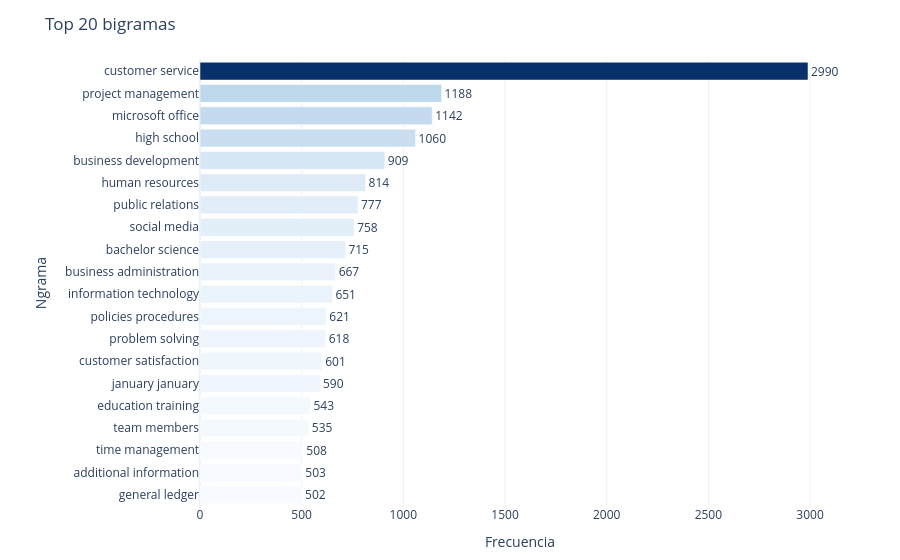
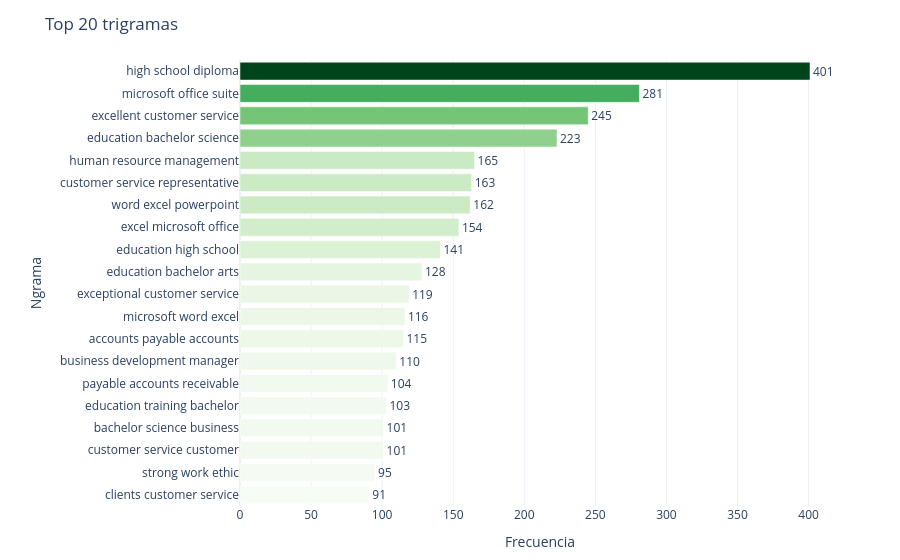

Write notebook code for charts like these, in order.
### Markdown cell above
Dentro de las palabras más frecuentes encontramos algunas como "sales", "business", "marketing", "development", que en este contexto suelen ser las palabras **cruciales** para diferenciar entre varios oficios. Y a partir de este conteo de palabras se eliminaron las palabras "company", "name", "city", "state", "experience" y "skills", debido a que estas eran las más frecuentes, pero no aportan información relevante.

### Code cell
def get_ngrams(token_lists, n, top_k=TOP_N):
    all_ngrams = [ng for tokens in token_lists for ng in ngrams(tokens, n)]
    freq = Counter(all_ngrams).most_common(top_k)
    return pd.DataFrame(
        [(' '.join(ng), cnt) for ng, cnt in freq],
        columns=['Ngrama', 'Frecuencia']
    ).sort_values('Frecuencia', ascending=True)

bigrams_df  = get_ngrams(df['clean_tokens'], 2)
trigrams_df = get_ngrams(df['clean_tokens'], 3)

# — Bigramas
fig4a = px.bar(
    bigrams_df,
    x='Frecuencia',
    y='Ngrama',
    orientation='h',
    text='Frecuencia',
    title=f'Top {TOP_N} bigramas',
    template=TEMPLATE,
    color='Frecuencia',
    color_continuous_scale='Blues',
)
fig4a.update_traces(textposition='outside')
fig4a.update_layout(
    height=max(400, TOP_N * 28),
    coloraxis_showscale=False,
    margin=dict(l=200, r=60, t=60, b=40),
)
fig4a.show()

# — Trigramas
fig4b = px.bar(
    trigrams_df,
    x='Frecuencia',
    y='Ngrama',
    orientation='h',
    text='Frecuencia',
    title=f'Top {TOP_N} trigramas',
    template=TEMPLATE,
    color='Frecuencia',
    color_continuous_scale='Greens',
)
fig4b.update_traces(textposition='outside')
fig4b.update_layout(
    height=max(400, TOP_N * 28),
    coloraxis_showscale=False,
    margin=dict(l=240, r=60, t=60, b=40),
)
fig4b.show()

### Figure 1 — Plotly figure (JSON) as saved in the notebook; plotly's stock layout.template omitted (floating-point values rounded to 4 significant figures)
{"data": [{"hovertemplate": "Frecuencia=%{marker.color}<br>Ngrama=%{y}<extra></extra>", "legendgroup": "", "marker": {"color": [502, 503, 508, 535, 543, 590, 601, 618, 621, 651, 667, 715, 758, 777, 814, 909, 1060, 1142, 1188, 2990], "coloraxis": "coloraxis", "pattern": {"shape": ""}}, "name": "", "orientation": "h", "showlegend": false, "text": [502.0, 503.0, 508.0, 535.0, 543.0, 590.0, 601.0, 618.0, 621.0, 651.0, 667.0, 715.0, 758.0, 777.0, 814.0, 909.0, 1060.0, 1142.0, 1188.0, 2990.0], "textposition": "outside", "type": "bar", "x": [502, 503, 508, 535, 543, 590, 601, 618, 621, 651, 667, 715, 758, 777, 814, 909, 1060, 1142, 1188, 2990], "xaxis": "x", "y": ["general ledger", "additional information", "time management", "team members", "education training", "january january", "customer satisfaction", "problem solving", "policies procedures", "information technology", "business administration", "bachelor science", "social media", "public relations", "human resources", "business development", "high school", "microsoft office", "project management", "customer service"], "yaxis": "y"}], "layout": {"barmode": "relative", "coloraxis": {"colorbar": {"title": {"text": "Frecuencia"}}, "colorscale": [[0, "rgb(247,251,255)"], [0.125, "rgb(222,235,247)"], [0.25, "rgb(198,219,239)"], [0.375, "rgb(158,202,225)"], [0.5, "rgb(107,174,214)"], [0.625, "rgb(66,146,198)"], [0.75, "rgb(33,113,181)"], [0.875, "rgb(8,81,156)"], [1, "rgb(8,48,107)"]], "showscale": false}, "height": 560, "legend": {"tracegroupgap": 0}, "margin": {"b": 40, "l": 200, "r": 60, "t": 60}, "title": {"text": "Top 20 bigramas"}, "xaxis": {"anchor": "y", "domain": [0, 1], "title": {"text": "Frecuencia"}}, "yaxis": {"anchor": "x", "domain": [0, 1], "title": {"text": "Ngrama"}}}}

### Figure 2 — Plotly figure (JSON) as saved in the notebook; plotly's stock layout.template omitted (floating-point values rounded to 4 significant figures)
{"data": [{"hovertemplate": "Frecuencia=%{marker.color}<br>Ngrama=%{y}<extra></extra>", "legendgroup": "", "marker": {"color": [91, 95, 101, 101, 103, 104, 110, 115, 116, 119, 128, 141, 154, 162, 163, 165, 223, 245, 281, 401], "coloraxis": "coloraxis", "pattern": {"shape": ""}}, "name": "", "orientation": "h", "showlegend": false, "text": [91.0, 95.0, 101.0, 101.0, 103.0, 104.0, 110.0, 115.0, 116.0, 119.0, 128.0, 141.0, 154.0, 162.0, 163.0, 165.0, 223.0, 245.0, 281.0, 401.0], "textposition": "outside", "type": "bar", "x": [91, 95, 101, 101, 103, 104, 110, 115, 116, 119, 128, 141, 154, 162, 163, 165, 223, 245, 281, 401], "xaxis": "x", "y": ["clients customer service", "strong work ethic", "customer service customer", "bachelor science business", "education training bachelor", "payable accounts receivable", "business development manager", "accounts payable accounts", "microsoft word excel", "exceptional customer service", "education bachelor arts", "education high school", "excel microsoft office", "word excel powerpoint", "customer service representative", "human resource management", "education bachelor science", "excellent customer service", "microsoft office suite", "high school diploma"], "yaxis": "y"}], "layout": {"barmode": "relative", "coloraxis": {"colorbar": {"title": {"text": "Frecuencia"}}, "colorscale": [[0, "rgb(247,252,245)"], [0.125, "rgb(229,245,224)"], [0.25, "rgb(199,233,192)"], [0.375, "rgb(161,217,155)"], [0.5, "rgb(116,196,118)"], [0.625, "rgb(65,171,93)"], [0.75, "rgb(35,139,69)"], [0.875, "rgb(0,109,44)"], [1, "rgb(0,68,27)"]], "showscale": false}, "height": 560, "legend": {"tracegroupgap": 0}, "margin": {"b": 40, "l": 240, "r": 60, "t": 60}, "title": {"text": "Top 20 trigramas"}, "xaxis": {"anchor": "y", "domain": [0, 1], "title": {"text": "Frecuencia"}}, "yaxis": {"anchor": "x", "domain": [0, 1], "title": {"text": "Ngrama"}}}}
